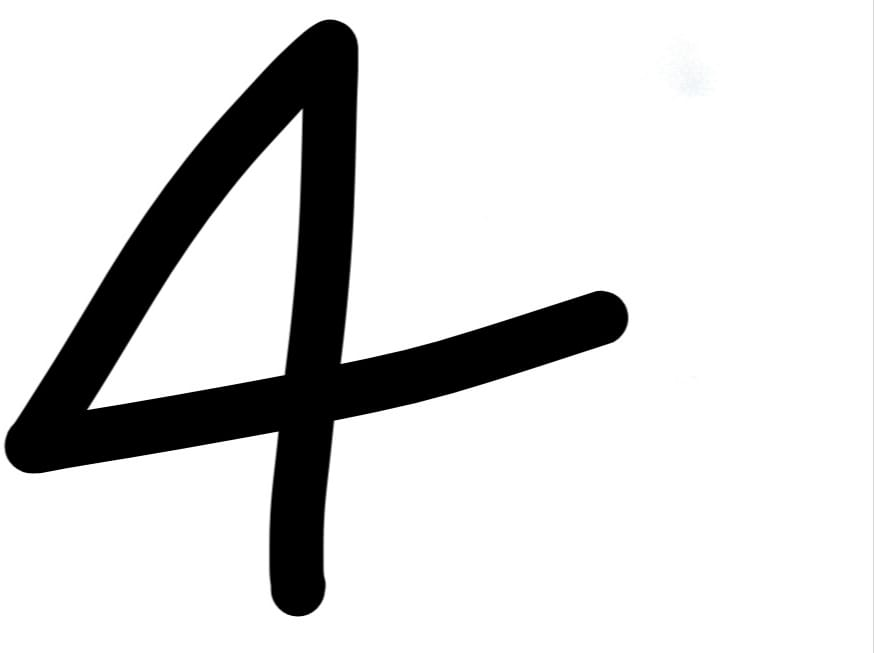
#> input picture again_check/4_image.jpg, 874 x 653 px
$ python -i thicken.py   (imports and definitions only)
#> lines starting #> are read from the running program, lines starting #| are printed output that depends on the picture; after the words box and inside, x2 and y2 are one past the last pixel; in counts of white or black regions, pixels touching at a corner belong together
import cv2
import numpy as np
from PIL import Image, ImageEnhance

def add_white_corner_mask(image, mask_size=1):
    # Create a white mask
    mask = np.ones_like(image) * 255

    # Define corner coordinates for the mask
    height, width = image.shape
    mask[0:mask_size, 0:mask_size] = 255
    mask[0:mask_size, width-mask_size:width] = 255
    mask[height-mask_size:height, 0:mask_size] = 255
    mask[height-mask_size:height, width-mask_size:width] = 255

    # Apply the mask to the image
    masked_image = cv2.bitwise_or(image, mask)
    return masked_image

def thicken_letters(image_name, kernel_size=3, iterations=1):
#> called with image_name = '../again_check/4_image.jpg', kernel_size = 3, iterations = 1
    image_path = image_name

    # Read the image
    image = cv2.imread(image_path, cv2.IMREAD_GRAYSCALE)
#> image: shape (653, 874); min 0, max 255, mean 216.6

    # Apply contrast enhancement if needed
    pil_image = Image.fromarray(image)
    enhancer = ImageEnhance.Contrast(pil_image)
    enhanced_image = enhancer.enhance(5)  # Increase contrast
    image = np.array(enhanced_image)
    masked_image = image
    # Apply binary thresholding
    _, binary_image = cv2.threshold(masked_image, 10, 255, cv2.THRESH_BINARY_INV)
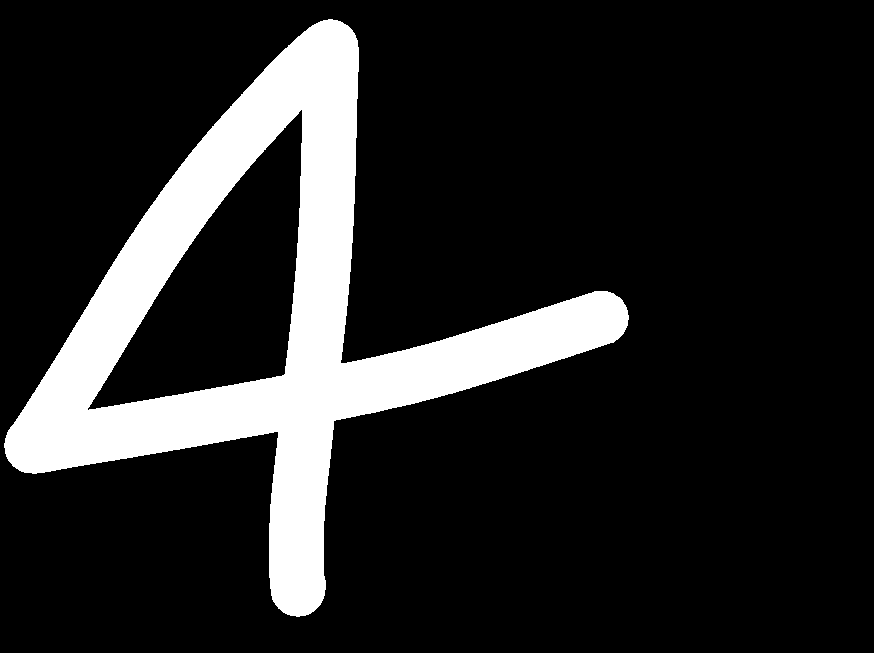
#> binary_image: shape (653, 874); 15.2% white; 1 white region, box (x1, y1, x2, y2) and area: (4, 19, 629, 617) 86955

    # Define a kernel for dilation
    kernel = np.ones((kernel_size, kernel_size), np.uint8)

    # Apply dilation to thicken the letters/digits
    thickened_image = cv2.dilate(binary_image, kernel, iterations=iterations)
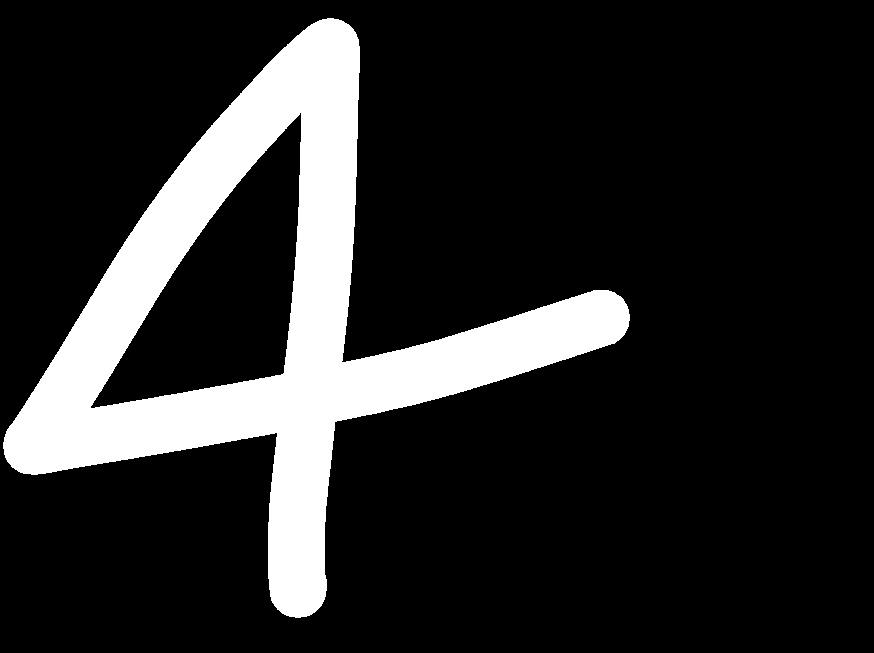
#> thickened_image: shape (653, 874); 15.9% white; 1 white region, box (x1, y1, x2, y2) and area: (3, 18, 630, 618) 90712

    # Invert the image back
    thickened_image = cv2.bitwise_not(thickened_image)
    # Save the result
    result_image_path = 'pen_adjusted_letters/' + image_name[0] + '_adjusted_image.jpg'
    cv2.imwrite(result_image_path, thickened_image)

    # [5 lines of commented-out code are left out]

>>> result = thicken_letters('../again_check/4_image.jpg')

$ run again, on again_check/7_image.jpg
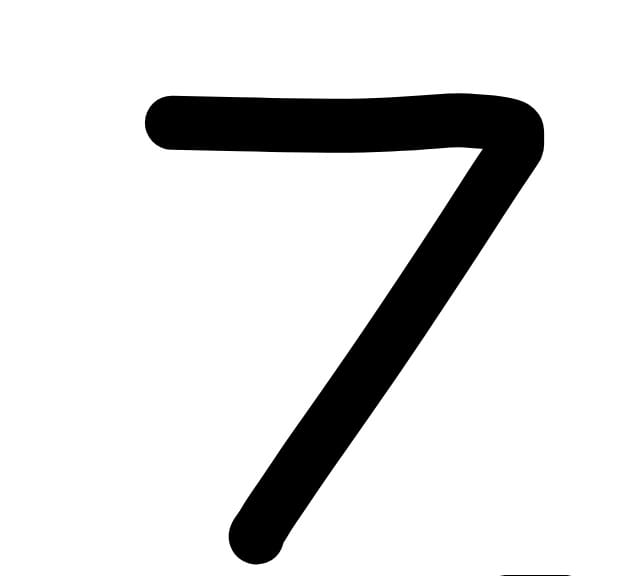
#> input picture again_check/7_image.jpg, 618 x 576 px
#> in thicken_letters, image is the input picture: shape (576, 618); min 0, max 255, mean 221.1
#> in thicken_letters, `_, binary_image = cv2.threshold(masked_image, 10, 255, cv2.THRESH_BINA..`:
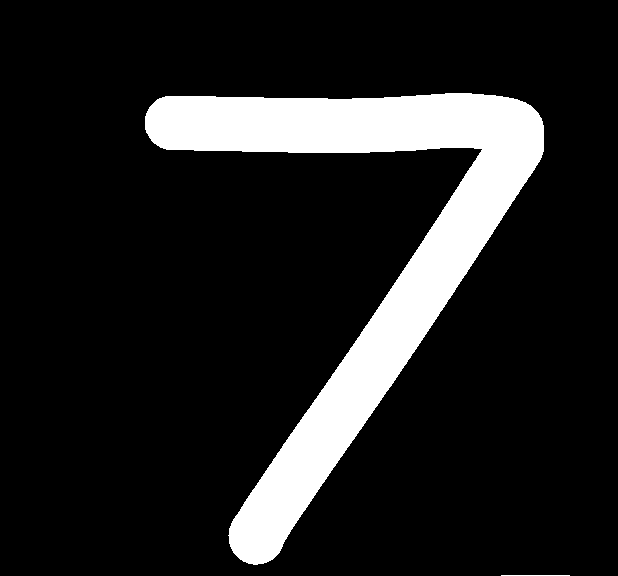
#> binary_image: shape (576, 618); 13.4% white; 2 white regions, box (x1, y1, x2, y2) and area: (145, 93, 544, 565) 47742, (501, 575, 570, 576) 69
#> in thicken_letters, `thickened_image = cv2.dilate(binary_image, kernel, iterations=iteratio..`:
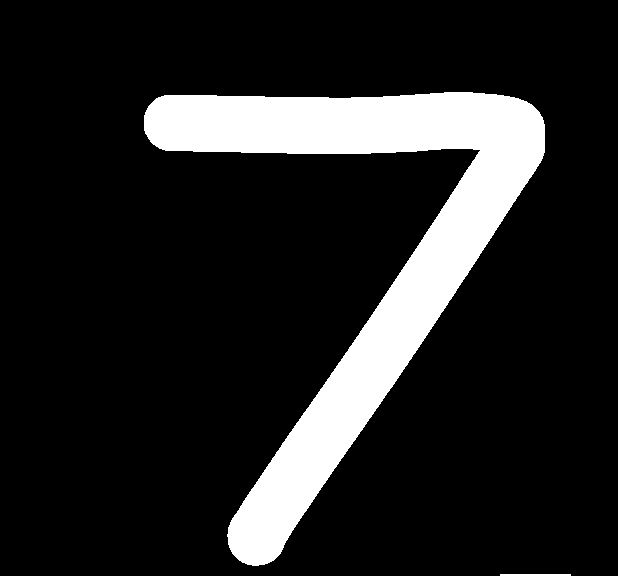
#> thickened_image: shape (576, 618); 14.1% white; 2 white regions, box (x1, y1, x2, y2) and area: (144, 92, 545, 566) 50011, (500, 574, 571, 576) 142

$ run again, on again_check/9_image.jpg
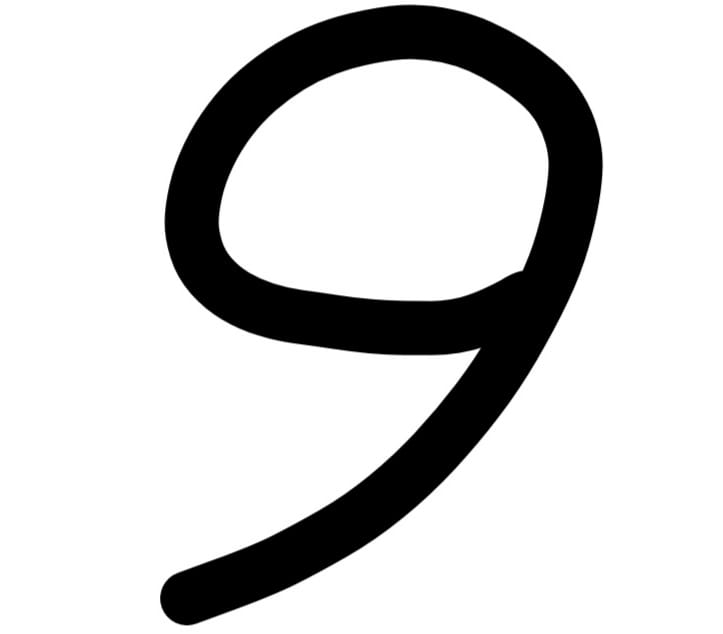
#> input picture again_check/9_image.jpg, 723 x 634 px
#> in thicken_letters, image is the input picture: shape (634, 723); min 0, max 255, mean 208.3
#> in thicken_letters, `_, binary_image = cv2.threshold(masked_image, 10, 255, cv2.THRESH_BINA..`:
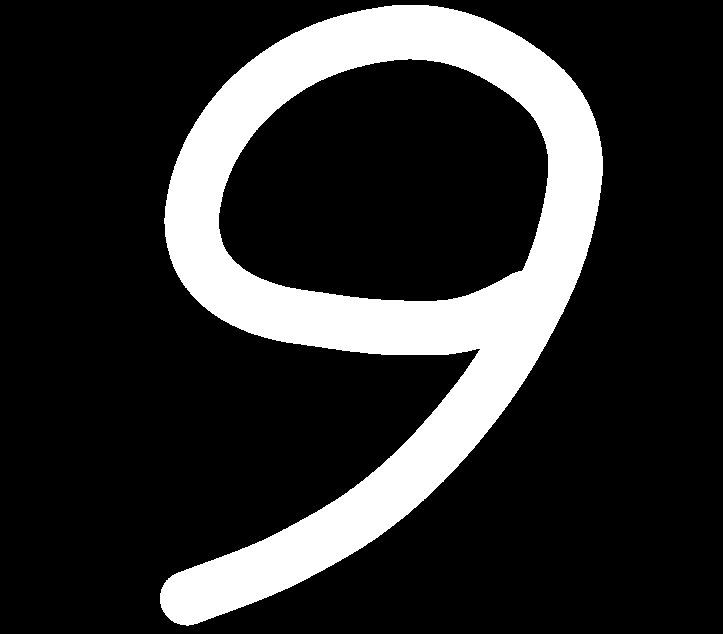
#> binary_image: shape (634, 723); 18.5% white; 1 white region, box (x1, y1, x2, y2) and area: (160, 5, 603, 626) 84873
#> in thicken_letters, `thickened_image = cv2.dilate(binary_image, kernel, iterations=iteratio..`:
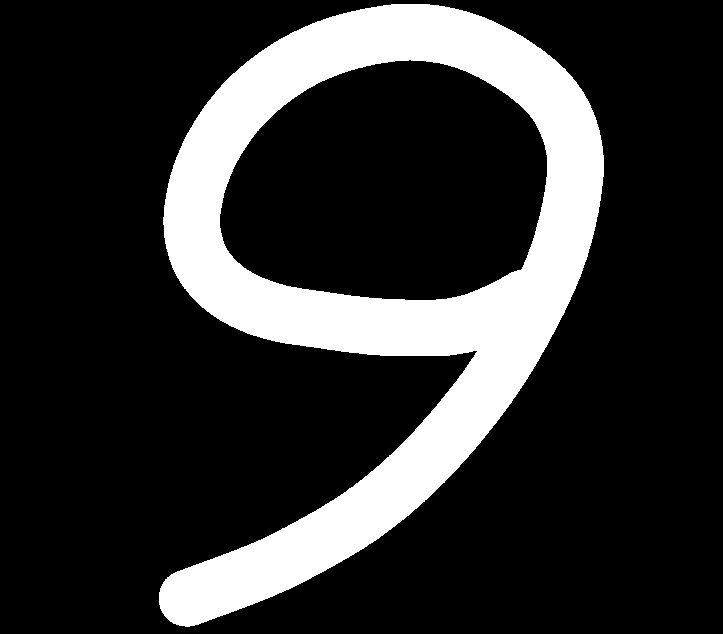
#> thickened_image: shape (634, 723); 19.4% white; 1 white region, box (x1, y1, x2, y2) and area: (159, 4, 604, 627) 88786

$ run again, on again_check/Q_image.jpg
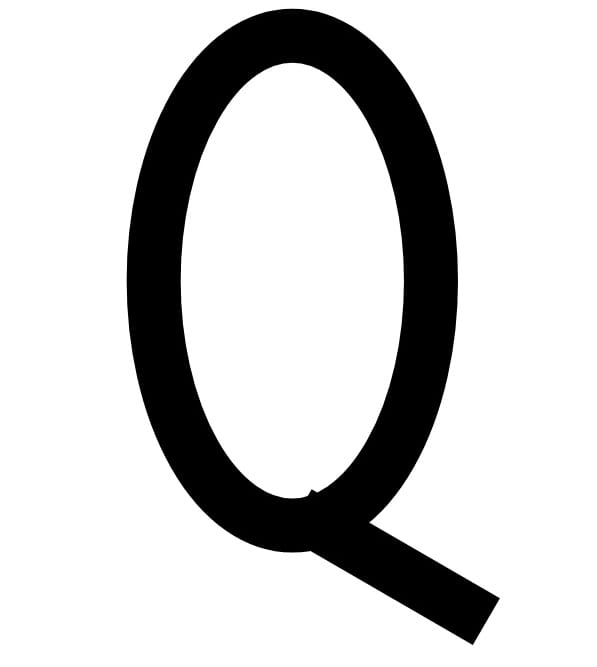
#> input picture again_check/Q_image.jpg, 597 x 667 px
#> in thicken_letters, image is the input picture: shape (667, 597); min 0, max 255, mean 206.8
#> in thicken_letters, `_, binary_image = cv2.threshold(masked_image, 10, 255, cv2.THRESH_BINA..`:
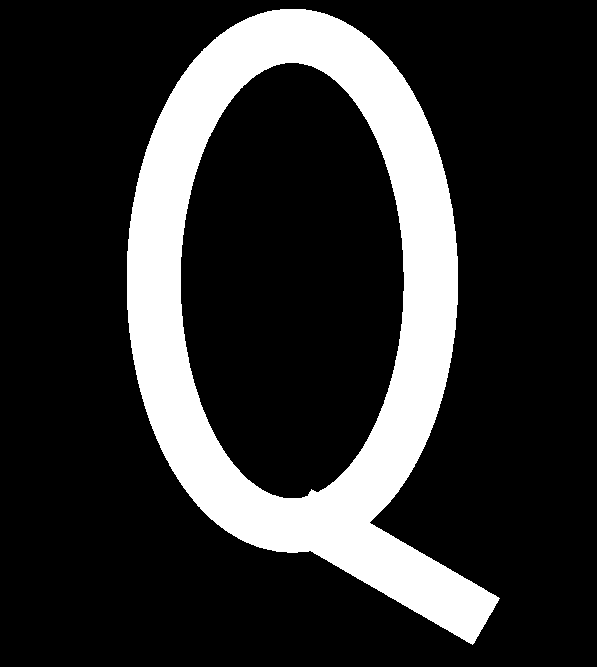
#> binary_image: shape (667, 597); 19.1% white; 1 white region, box (x1, y1, x2, y2) and area: (127, 9, 500, 645) 75888
#> in thicken_letters, `thickened_image = cv2.dilate(binary_image, kernel, iterations=iteratio..`:
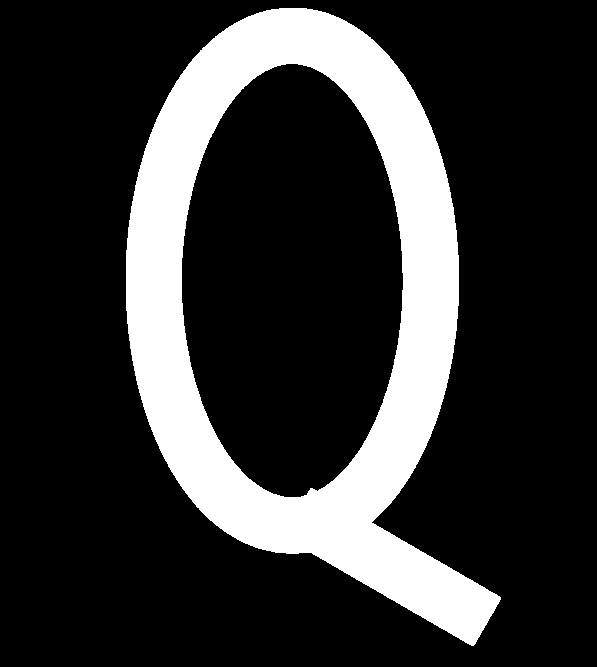
#> thickened_image: shape (667, 597); 19.9% white; 1 white region, box (x1, y1, x2, y2) and area: (126, 8, 501, 646) 79407
